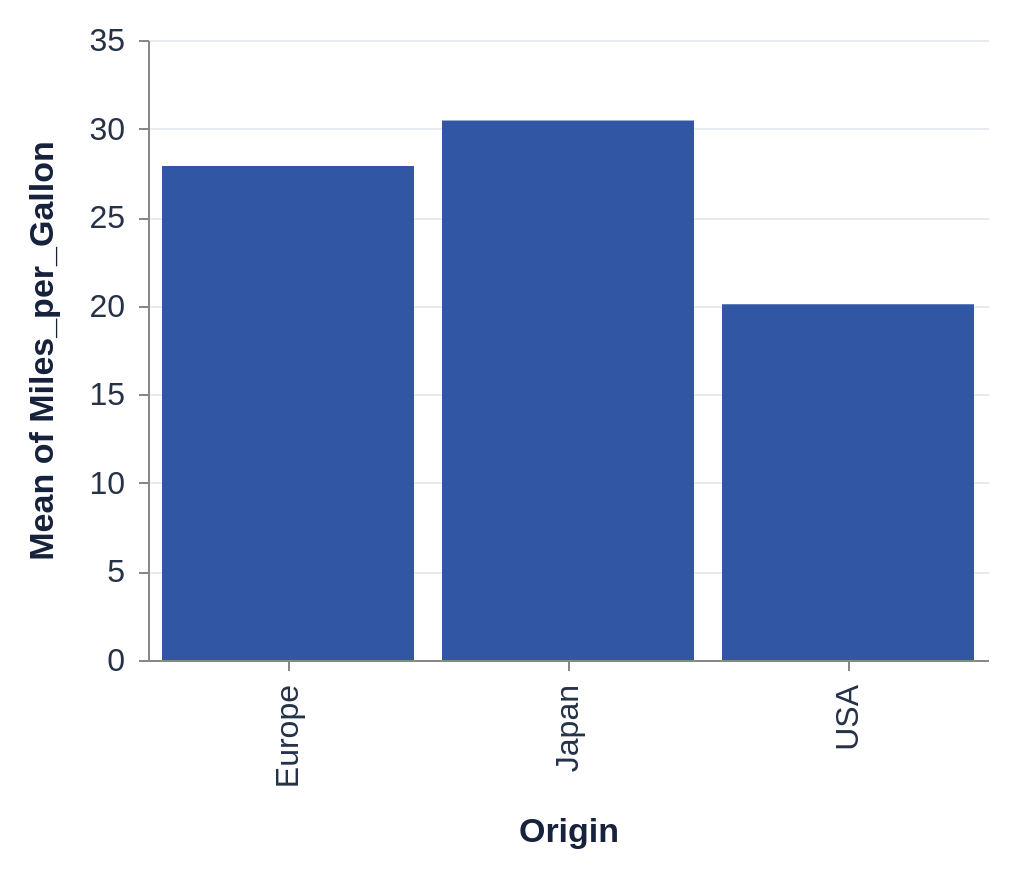

This figure's Vega-Lite source:
### Vega-Lite specification from a JSON file in a GitHub repository (floating-point values rounded to 4 significant figures; data arrays with more than 128 entries replaced by an {"elided": "..."} marker saying what was removed)
{"$schema": "https://vega.github.io/schema/vega-lite/v6.json", "data": {"values": {"elided": "406 records"}}, "mark": "bar", "encoding": {"x": {"field": "Origin", "type": "nominal"}, "y": {"aggregate": "mean", "field": "Miles_per_Gallon", "type": "quantitative"}}, "width": 420, "height": 310, "padding": 12, "background": "#ffffff", "config": {"font": "Arial", "view": {"stroke": null}, "axis": {"labelFontSize": 16, "titleFontSize": 17, "titlePadding": 14, "labelPadding": 7, "gridColor": "#e7eaf0", "tickCount": 5, "labelColor": "#263248", "titleColor": "#17233c"}, "legend": {"orient": "top", "labelFontSize": 15, "titleFontSize": 16, "padding": 8, "symbolSize": 70}, "mark": {"color": "#3157a4"}, "point": {"size": 45, "strokeWidth": 1.4}, "circle": {"size": 38}, "line": {"strokeWidth": 2.5}, "range": {"category": ["#3157a4", "#c9455a", "#258276"]}}}
